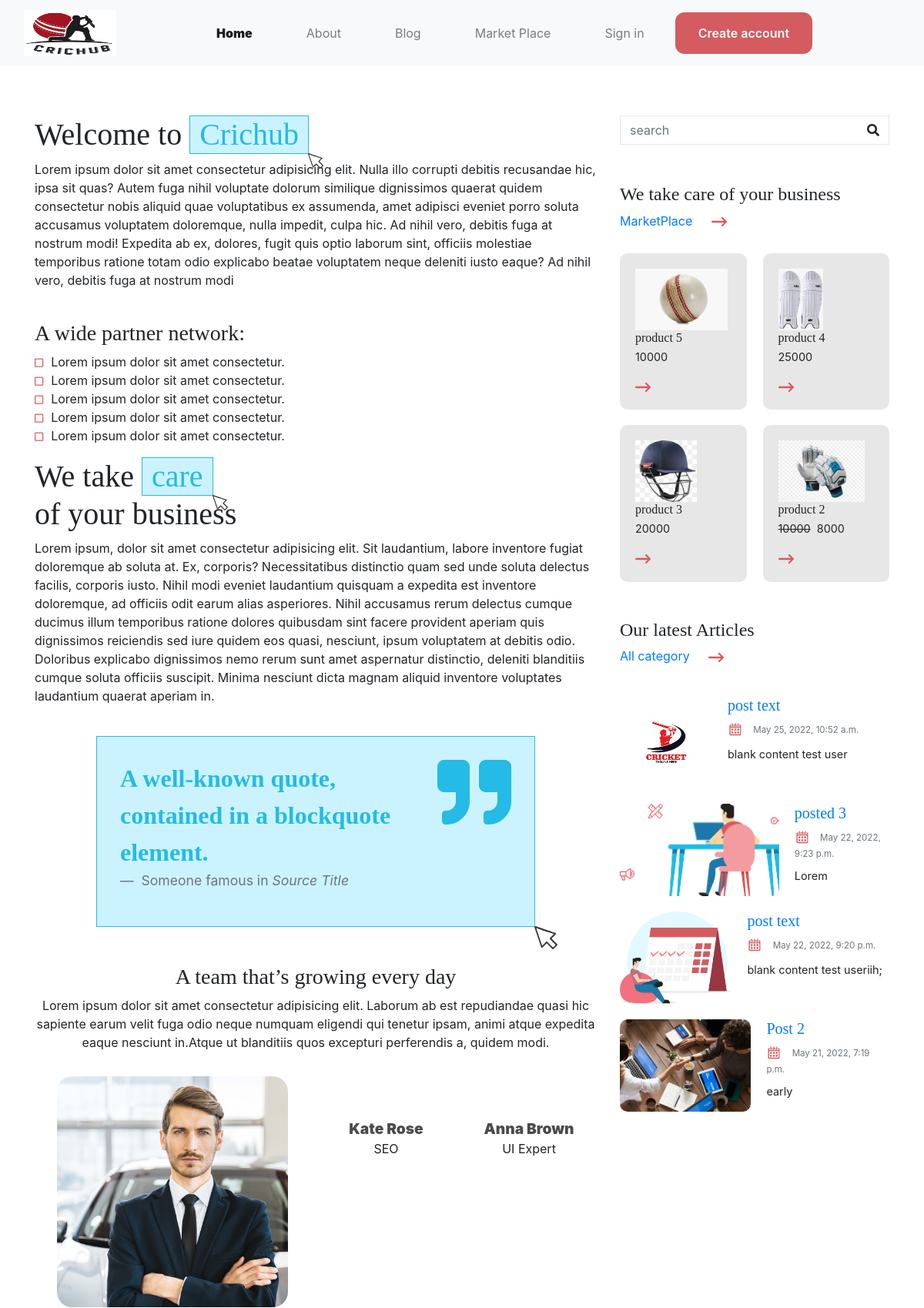
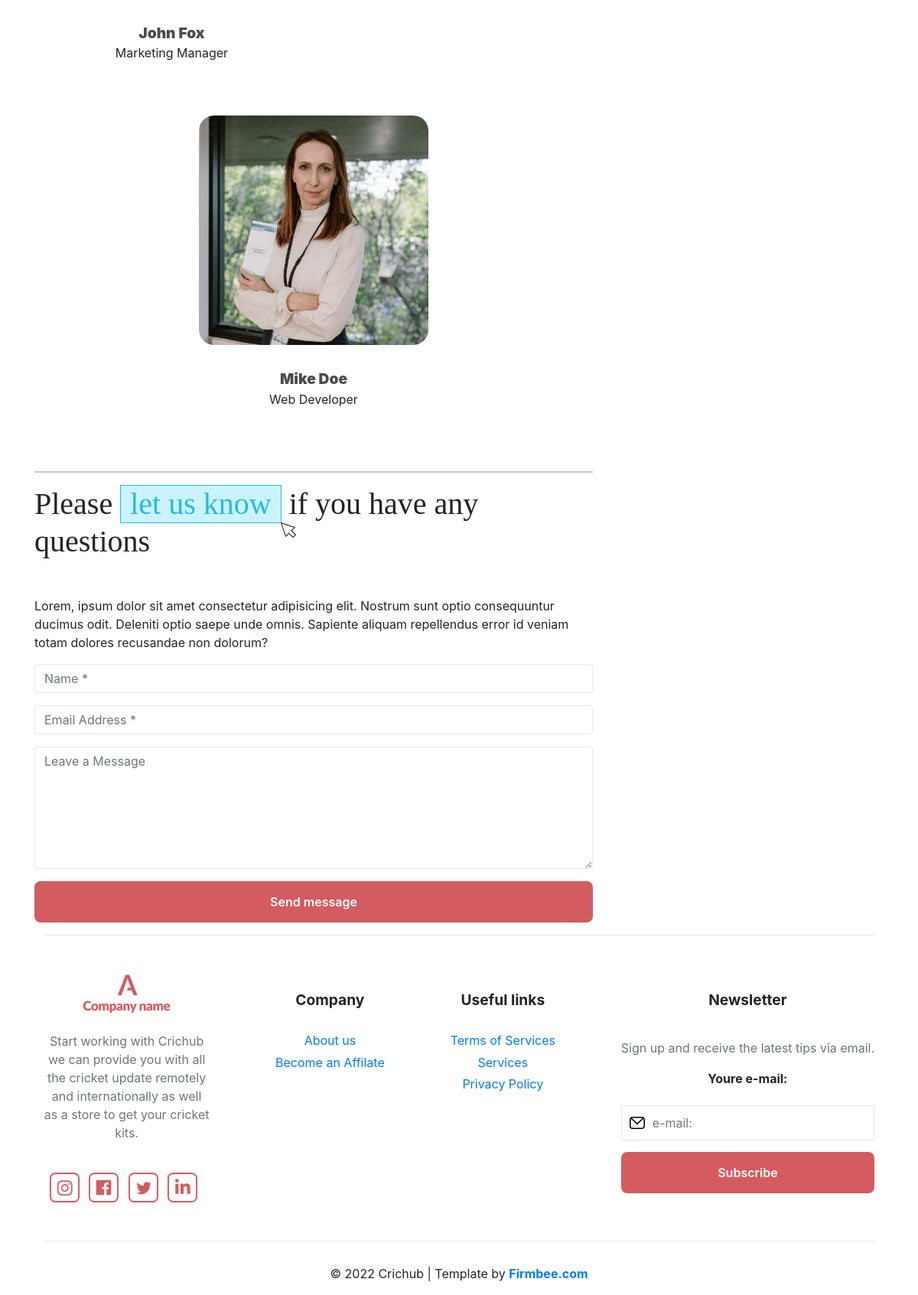
/blog/About-Crichub, run on the app's committed database (2 pictures, top to bottom).
### store/models.py (models this page shows, shortened)
class Item(models.Model):
    Dis_image=models.ImageField(upload_to="Items_imgs/")
    category = models.ForeignKey("Category", verbose_name=("cats"), on_delete=models.CASCADE)
    name = models.CharField(max_length=25,unique=True)
    status=models.BooleanField(default=True)
    label = models.CharField(choices=LABEL_CHOICES,max_length=2,null=True,blank=True)
    label_text = models.CharField(choices=text_label,max_length=10,null=True,blank=True)
    price = models.PositiveIntegerField(default=800)
    discount_price = models.PositiveIntegerField(null=True,blank=True)
    description =models.TextField(default="lorem")
    slug = models.SlugField(max_length=400)
    class Meta:
        verbose_name = ("Items")
        verbose_name_plural = ("Items")

### core/models.py (models this page shows, shortened)
class Post(models.Model):
    author = models.ForeignKey(User, on_delete=models.CASCADE,related_name='tag')
    title = models.CharField(max_length = 150)
    content = models.TextField()
    video = models.FileField(upload_to='video/',null=True, blank=True)
    image = models.ImageField(upload_to = 'image/',blank=True,null=True)
    publish_date = models.DateTimeField(null=True, blank=True)
    created_date = models.DateTimeField(auto_now_add=True)
    def get_absolute_url(self):
        return reverse('blog:post_detail', kwargs={'id': self.id})

### core/views.py (the view)
# urls.py: path("About-Crichub", AboutView, name="aboutus"),
def AboutView(request):
    post =Post.objects.order_by('-publish_date').filter(publish_date__lt=timezone.now())
    page = request.GET.get('page', 1)
    paginator = Paginator(post, 10)
    try:
        posts = paginator.page(page)
    except PageNotAnInteger:
        posts = paginator.page(1)
    except EmptyPage:
        posts = paginator.page(paginator.num_pages)
    product  = Item.objects.all().order_by('-id')
    page = request.GET.get('page', 1)
    paginator = Paginator(product, 4)
    try:
        page_obj = paginator.page(page)
    except PageNotAnInteger:
        page_obj = paginator.page(1)
    except EmptyPage:
        page_obj = paginator.page(paginator.num_pages)
    if request.method == "POST":
        form = ContactForm(request.POST)
        if form.is_valid():
            form.save()
            HttpResponse("Thank You For Contacting Us We Will get back to you within 24hr")
    else:
        form = CommentForm()
    return render(request,'blog/about-us.html',{'page_obj':page_obj,'posts':posts,})

### template/blog/about-us.html (shortened to what this page needs)
{% extends 'base.html' %}
{% block content %}
      <div class="container main">
        <div class="row">
          <div class="aboutus col-lg-8">
            <h1>Welcome to <span class="blue-frame">Crichub</span></h1>
              <p>Lorem ipsum dolor sit amet consectetur adipisicing elit. Nulla illo corrupti debitis recusandae hic, ipsa sit quas? Autem fuga nihil voluptate dolorum similique dignissimos quaerat quidem consectetur nobis aliquid quae voluptatibus ex assumenda, amet adipisci eveniet porro soluta accusamus voluptatem doloremque, nulla impedit, culpa hic. Ad nihil vero, debitis fuga at nostrum modi! Expedita ab ex, dolores, fugit quis optio laborum sint, officiis molestiae temporibus ratione totam odio explicabo beatae voluptatem neque deleniti iusto eaque?  Ad nihil vero, debitis fuga at nostrum modi </p>
              <br>
              <h3>A wide <span class="green">partner</span> network:</h3>
              <ul class="list-in-text">
                <li>Lorem ipsum dolor sit amet consectetur.</li>
                <li>Lorem ipsum dolor sit amet consectetur.</li>
                <li>Lorem ipsum dolor sit amet consectetur.</li>
                <li>Lorem ipsum dolor sit amet consectetur.</li>
                <li>Lorem ipsum dolor sit amet consectetur.</li>
              </ul>
              <h1>We take <span class="blue-frame">care</span><br>of your business</h1>
              <p>Lorem ipsum, dolor sit amet consectetur adipisicing elit. Sit laudantium, labore inventore fugiat doloremque ab soluta at. Ex, corporis? Necessitatibus distinctio quam sed unde soluta delectus facilis, corporis iusto. Nihil modi eveniet laudantium quisquam a expedita est inventore doloremque, ad officiis odit earum alias asperiores. Nihil accusamus rerum delectus cumque ducimus illum temporibus ratione dolores quibusdam sint facere provident aperiam quis dignissimos reiciendis sed iure quidem eos quasi, nesciunt, ipsum voluptatem at debitis odio. Doloribus explicabo dignissimos nemo rerum sunt amet aspernatur distinctio, deleniti blanditiis cumque soluta officiis suscipit. Minima nesciunt dicta magnam aliquid inventore voluptates laudantium quaerat aperiam in.</p>
              <figure class="quote text-start">
                <blockquote class="blockquote">
                  <p>A well-known quote, contained in a blockquote element.</p>
                </blockquote>
                <figcaption class="blockquote-footer">
                  Someone famous in <cite title="Source Title">Source Title</cite>
                </figcaption>
              </figure>
              <div class="team text-center mt-5">
                <h3>A <span class="green">team </span>that’s growing every day</h3>
              <p>Lorem ipsum dolor sit amet consectetur adipisicing elit. Laborum ab est repudiandae quasi hic sapiente earum velit fuga odio neque numquam eligendi qui tenetur ipsam, animi atque expedita eaque nesciunt in.Atque ut blanditiis quos excepturi perferendis a, quidem modi.</p>
                <div class="team-person py-3">
                  <div class="person">
                    <div class="photo"><img src="img/team-1.jpg" alt=""></div>
                    <span class="name">John Fox</span>
                    <span>Marketing Manager</span>
                  </div>
                  <div class="person">
                    <div class="photo"><img src="img/team-2.jpg" alt=""></div>
                    <span class="name">Kate Rose</span>
                    <span>SEO</span>
                  </div>
                  <div class="person">
                    <div class="photo"><img src="img/team-3.jpg" alt=""></div>
                    <span class="name">Anna Brown</span>
                    <span>UI Expert</span>
                  </div>
                  <div class="person">
                    <div class="photo"><img src="img/team-4.jpg" alt=""></div>
                    <span class="name">Mike Doe</span>
                    <span>Web Developer</span>
                  </div>
                </div>
              </div>
              <hr>
              <div class="contact-page mb-3 mt-3">
                <h1 class="underscore mb-5">Please <span class="blue-frame">let us know</span> if you have any questions</h1>
                <p>Lorem, ipsum dolor sit amet consectetur adipisicing elit. Nostrum sunt optio consequuntur ducimus odit. Deleniti optio saepe unde omnis. Sapiente aliquam repellendus error id veniam totam dolores recusandae non dolorum?</p>
                <form method="post" id="contactForm">
                  <div class="mb-3">
                    <input class="form-control" name="name" id="name" type="text" placeholder="Name *" data-sb-validations="required" />
                  </div>
                  <div class="mb-3">
                    <input class="form-control" name="email" id="emailAddress" type="email*" placeholder="Email Address *" data-sb-validations="required, email" />
                  </div>
                  <div class="mb-3">
                    <textarea name="message" class="form-control" id="contact" type="text" placeholder="Leave a Message" style="height: 10rem;" data-sb-validations="required"></textarea>
                  </div>
                  <div class="d-grid">
                    <button class="main-btn mt-0 disabled" id="submitButton" type="submit">Send message</button>
                  </div>
                </form>
              </div>
          </div>
          <div class="sidebar col-lg-4">
            <div class="input-group">
              <div class="form-outline">
                <input id="search-input" type="search" id="form1" class="form-control" placeholder="search" />
              </div>
              <button id="search-button" type="button" class="btn dark">
                <i class="fas fa-search"></i>
              </button>
            </div>
            <div class="sidebar-category">
              <h4>We take care of your business</h4>
              <a href="/marketplace">MarketPlace <img style="width: 20px; margin-left: 20px;" src="static/img/icon/arrow-right-icon.svg" alt=""></a>
              <div class="category">
                {% for item in page_obj %}
                <div class="category-item">
                  <img class="center" height='80px' width="auto" src="{{item.Dis_image.url}}" alt="">
                  <h6 class="category-title">{{item.name}}</h6>
                  <p> {% if item.discount_price %}
                    <span class="mr-1">
                        <del>{{item.price}}</del>
                    </span>
                    <span>{{item.discount_price}}</span>
                    {% else%}
                    <span>{{item.price}}</span>
                    {% endif %}</p>
                  <a href=""><img style="width: 20px;" src="img/icon/arrow-right-icon.svg" alt=""></a>
                </div>
                {% endfor %}
              </div>
            </div>
            <div class="recent-posts my-5">
              <h4>Our latest Articles</h4>
              <a href="/blog">All category
                <img style="width: 20px; margin-left: 20px;" src="static/img/icon/arrow-right-icon.svg" alt=""></a>
            <div class="latest-articles-wrapper">
              {% for past in posts %}
              <div class="article">
                <div class="arcticle-photo"><img src="{{past.image.url}}" alt=""></div>
                <div class="article-text">
                <a href="{{past.get_absolute_url}}"><h5 class="title">{{past.title}}</h5></a>
                <p class="article-meta"><img src="static/img/icon/calendar.svg" alt="">
                  <span class="data text-muted">{{past.publish_date}}</span></p>
                <p>{{past.content|safe|truncatewords:10|urlize}} </p>
                </div>
              </div>
              {% endfor %}
            </div>
          </div>
        </div>
      {% endblock content %}

### data on the page
Item: Dis_image (picture), name "product 5", price "10000"
Item: Dis_image (picture), name "product 4", price "25000"
Item: Dis_image (picture), name "product 3", price "20000"
Item: Dis_image (picture), name "product 2", price "10000", discount_price "8000"
Post: image (picture), title "post text", publish_date "May 25, 2022, 10:52 a.m.", content "blank content test user"
Post: image (picture), title "posted 3", publish_date "May 22, 2022, 9:23 p.m.", content "Lorem"
Post: image (picture), title "post text", publish_date "May 22, 2022, 9:20 p.m.", content "blank content test useriih;"
Post: image (picture), title "Post 2", publish_date "May 21, 2022, 7:19 p.m.", content "early"
